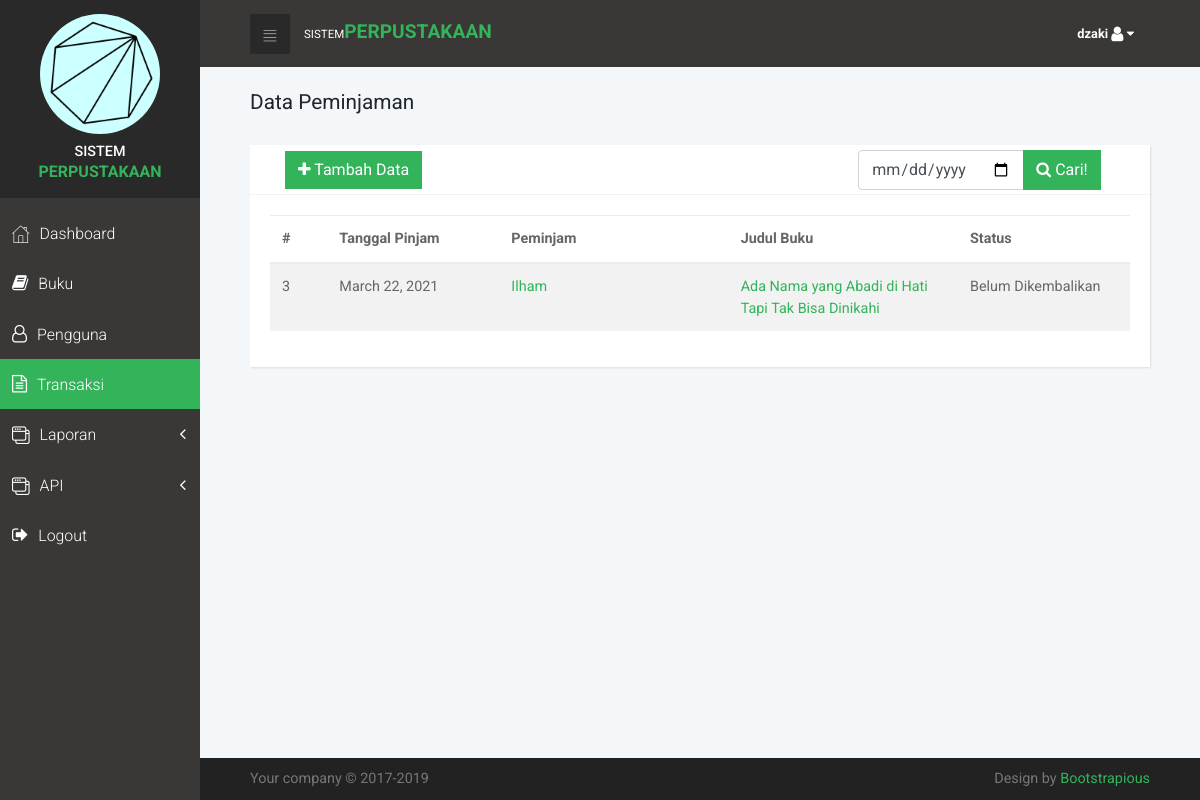
The page /transaksi/ (signed in) on the database its author committed.
### transaksi/models.py (models this page shows, shortened)
class Transaksi(models.Model):
	tanggal_buat = models.DateField(auto_now_add=True, null=True)
	tanggal_pinjam = models.DateField(null=True)
	tanggal_kembali = models.DateField(null=True)
	buku = models.ForeignKey(Buku, on_delete=models.CASCADE, null=False)
	peminjam = models.ForeignKey(User, on_delete=models.CASCADE, null=False)
	status = models.ForeignKey(StatusTransaksi, on_delete=models.CASCADE, null=True)

class StatusTransaksi(models.Model):
	nama = models.CharField(max_length=40)
	def __str__(self):
		return self.nama

### user/models.py (models this page shows)
class User(models.Model):
	nis = models.IntegerField(null=False)
	nama = models.CharField(max_length=40)
	level = models.ForeignKey(Level, on_delete=models.CASCADE, null=False)
	password = models.CharField(max_length=120)
	kelas = models.ForeignKey(KodeKelas, on_delete=models.CASCADE, null=False)
	email = models.CharField(max_length=50)
	no_telp = models.CharField(max_length=20)
	def __str__(self):
		return self.nama

### buku/models.py (models this page shows)
class Buku(models.Model):
	judul = models.CharField(max_length=80)
	penulis = models.CharField(max_length=80)
	penerbit = models.CharField(max_length=80)
	tahun = models.IntegerField(null=True)
	genre = models.ForeignKey(Genre, on_delete=models.CASCADE, null=True)
	sinopsis = models.CharField(max_length=300)
	cover = models.ImageField(upload_to='cover/',null=True)
	tanggal = models.DateField(auto_now_add=True, null=True)
	def __str__(self):
		return self.judul

### transaksi/views.py (the view)
# urls.py: path('', base.index, name='index' ),
def index(request):
	try:
		request.session['nis']
	except KeyError:
		return redirect('login')
	else:
		if request.GET:
			data_trans = Transaksi.objects.filter(tanggal_pinjam=request.GET.get('query', ''))
		else:
			data_trans = Transaksi.objects.all()
		var ={
			'trans' : data_trans,
			'judul' : "Data Peminjaman",
		}
		return render(request, 'tampilTrans.html', var)

### transaksi/templates/tampilTrans.html (shortened to what this page needs)
{% extends 'base.html' %}
{% block content %}
<br>
	<h1 class="h2 display">{{judul}}</h1>
<br>
<div class="row">
    <div class="col-lg-12">
      <div class="card">
        <div class="card-header d-flex align-items-center">
          <div class="left-col col-lg-8 d-flex align-items-center">
            <h2 class="h4 display display"><a href="{%url 'tambahTrans'%}" class="btn btn-primary"><i class="fa fa-plus"></i> Tambah Data</a></h2>
          </div>
          <div class="right-col col-lg-4 d-flex align-items-center">
            <form action="{%url 'tampilTrans'%}" method="get">
              <div class="input-group">
                <input type="date" class="form-control" name="query" required>
                <span class="input-group-btn">
                  <button type="submit" class="btn btn-primary"><i class="fa fa-search"></i> Cari!</button>
                </span>
              </div>
            </form>
          </div>
        </div>
        <div class="card-body">
          {%if not trans %}
          <h1>Tidak ada data peminjaman</h1>
          {%else%}
          <table class="table table-striped table-hover">
            <thead>
              <tr>
                <th width="5%">#</th>
                <th width="15%">Tanggal Pinjam</th>
                <th width="20%">Peminjam</th>
                <th width="20%">Judul Buku</th>
                <th width="15%">Status</th>
              </tr>
            </thead>
            {%for row in trans%}
           <tbody>
              <tr>
                <td scope="row">{{row.id}}</td>
                <td>{{row.tanggal_pinjam}}</td>
                <td>
                  <a href="{%url 'tampilUser' %}?query={{row.peminjam}}">{{row.peminjam}}</a>
                </td>
                <td>
                  <a href="{%url 'tampilBuku' %}?query={{row.buku}}">{{row.buku}}</a>
                </td>
                <td>{{row.status}}</td>
              </tr>
            </tbody>
            {%endfor%}
          </table>
          {%endif%}
        </div>
      </div>
    </div>
 </div>
{%endblock%}

### static/css/style.default.css (style rules this page uses)
a { display: inline-block; text-decoration: none; color: #fff; -webkit-transition: all 0.3s; transition: all 0.3s; }
body { overflow-x: hidden; }
i { display: inline-block; }
span { display: inline-block; }
span { font-size: 0.9em; }
table { font-size: 0.9em; color: #666; }
h2 { color: #555; font-weight: 400; }
.card { height: 100%; border: none; background: #fff; -webkit-box-shadow: 1px 1px 2px rgba(0, 0, 0, 0.1); box-shadow: 1px 1px 2px rgba(0, 0, 0, 0.1); border-radius: 0; }
.card-header { height: 50px; background-color: #fff; border-bottom-color: #f3f3f3; border-top: none; }
.card-header h2, .card-header h3 { margin-bottom: 0; }
.display { font-weight: 400 !important; }
button { cursor: pointer; }
.btn { font-weight: normal; border: 1px solid transparent; padding: 0.5rem 0.75rem; font-size: 1rem; line-height: 1.25; border-radius: 0; -webkit-transition: all 0.15s ease-in-out; transition: all 0.15s ease-in-out; }
.btn-primary { color: #fff; background-color: #33b35a; border-color: #33b35a; }
body { font-family: "Roboto", sans-serif; font-size: 1rem; font-weight: normal; line-height: 1.5; color: #212529; background-color: #fff; }
a { color: #33b35a; text-decoration: none; }
h1, h2, h3, h4, h5, h6, .h1, .h2, .h3, .h4, .h5, .h6 { margin-bottom: 0.5rem; font-family: inherit; font-weight: 500; line-height: 1.1; color: inherit; }
h1, .h1 { font-size: 1.5rem; }
h2, .h2 { font-size: 1.3rem; }
h4, .h4 { font-size: 1.1rem; }

### rows shown on the page
Transaksi: id "3", tanggal_pinjam "March 22, 2021", peminjam "Ilham", buku "Ada Nama yang Abadi di Hati Tapi Tak Bisa Dinikahi", status "Belum Dikembalikan"

### other values the page prints
{{ request.session.nama }} "dzaki"
{{ judul }} "Data Peminjaman"
